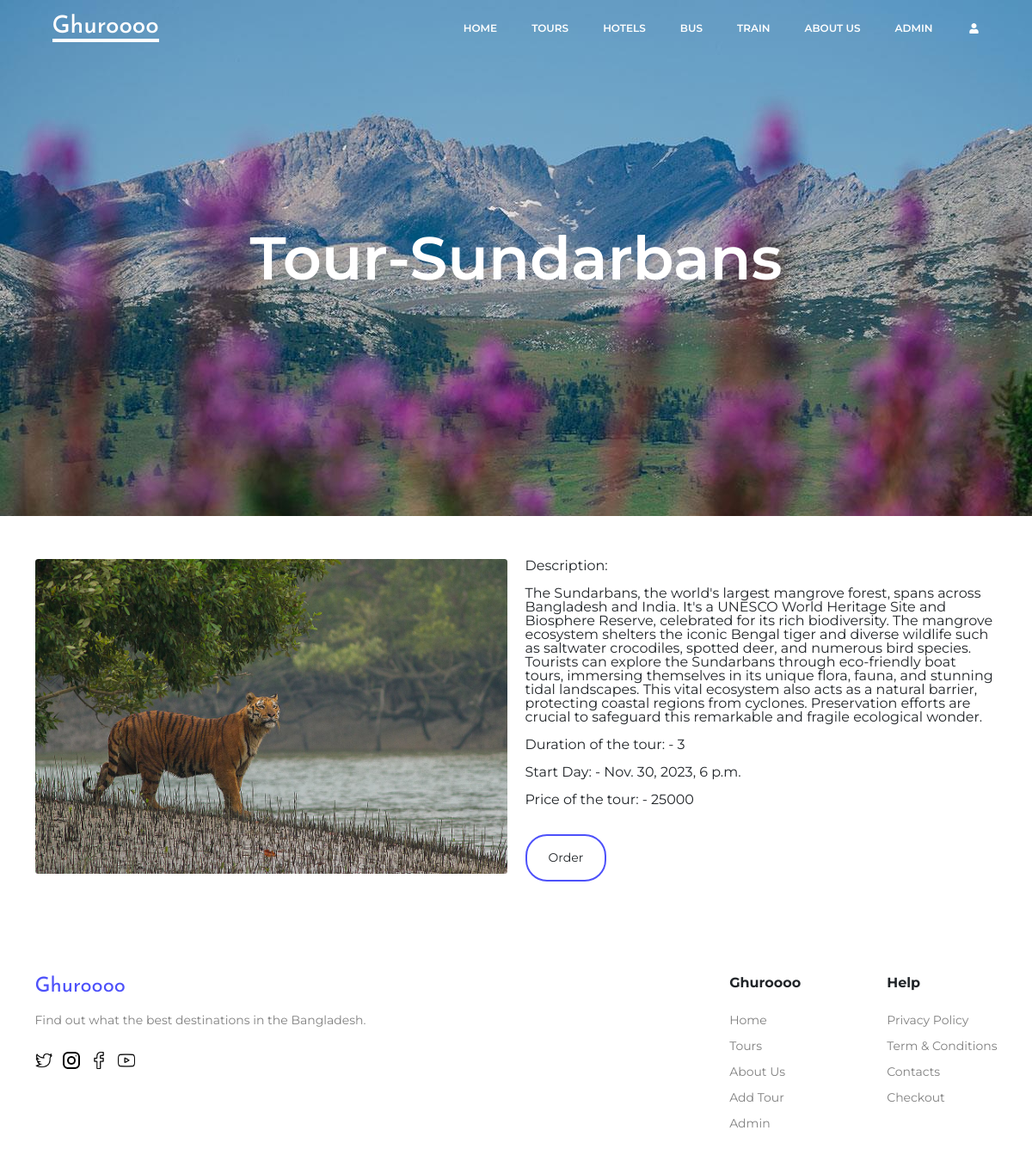
The page /tour/1 on the database its author committed.
### web_tech_django/apps/blog/models.py (models this page shows, shortened)
class Tour(models.Model):
    name = models.CharField('Tour name', max_length=60)
    description = models.TextField('Tour description')
    started = models.DateTimeField('Started date')
    duration = models.IntegerField('Tour duration')
    price = models.IntegerField('Tour price')
    image = models.ImageField('Tour image', upload_to='tours/')

### web_tech_django/apps/blog/views.py (the view)
# urls.py: path('tour/<id>', views.detail_view, name='detail_view'),
def detail_view(request, id):
    tour = Tour.objects.get(id = id)
    return render(request, "blog/detail_view.html", {'tour':tour})

### web_tech_django/templates/blog/detail_view.html (shortened to what this page needs)
{% extends 'base.html' %}
{% load static %}
{% block content %}
    <div class="showcase">
        <div class="container">
            <div class="showcase__text">
                {{ tour.name }}
            </div>
        </div>
    </div>
    <div class="tour" style="margin: 50px 0;">
        <div class="container">
            <div class="row">
                <div class="col-lg-6 ">
                    <img class="img-fluid rounded" src="{% static "uploads/" %}{{ tour.image }}" alt="" height="400px">
                </div>
                <div class="col-lg-6 ">
                    <div class="tour__desc">
                    Description: <br><br> {{ tour.description }}
                    </div>
                    <br>
                    <div > Duration of the tour: - {{ tour.duration }}</div>
                    <br>
                    <div > Start Day: - {{ tour.started }}</div>
                    <br>
                    <div > Price of the tour: - {{ tour.price }}</div>
                    <br>
                    <br>
                    <a href="{% url 'blog:add_to_cart' id=tour.id %}" class="btn">Order</a>
            </div>
            </div>
        </div>
    </div>
{% endblock %}

### web_tech_django/templates/base.html (shortened to what this page needs)
{% load static %}
<!DOCTYPE html>
<html lang="en">
<head>
    <link rel="stylesheet" href="{% static 'blog/css/extra/bootstrap.min.css' %}">
<link
   href="https://cdn.jsdelivr.net/npm/bootstrap@5.0.1/dist/css/bootstrap.min.css"
   rel="stylesheet"
   />
<link rel="stylesheet" href="{% static 'blog/css/index.css' %}">
</head>
<body>
<div class="wrapper">
        <nav id="header" class="navbar navbar-expand-lg navbar-dark fixed-top">
          <div class="container">
            <a href="{% url 'blog:index' %}" class="logo navbar-brand ">Ghuroooo</a>
            <div class="collapse navbar-collapse justify-content-end" id="navmenu">
              <ul class="navbar-nav ms-auto">
                <li class="nav-item">
                  <a href="{% url 'blog:index' %}" class="nav-link {% block active %}{% endblock %}">Home</a>
                </li>
                <li class="nav-item">
                  <a href="{% url 'blog:tours' %}" class="nav-link">Tours</a>
                </li>
                <li class="nav-item">
                  <a href="{% url 'blog:services' %}" class="nav-link">Hotels</a>
                  <li class="nav-item">
                  <a href="{% url 'blog:bus' %}" class="nav-link">Bus</a>
                </li>
                  <li class="nav-item">
                  <a href="{% url 'blog:train' %}" class="nav-link">train</a>
                </li>
                <li class="nav-item">
                  <a href="{% url 'blog:about' %}" class="nav-link">About Us</a>
                </li>
                <li class="nav-item">
                  <a href="{% url 'admin:index' %}" class="nav-link">Admin</a>
                </li>
                <li class="nav-item">
                   <a class="nav-link" href="{% url 'blog:base_admin' %}" role="button"><i class="fa fa-user fa-fw"></i></a>
                </li>
              </ul>
            </div>
          </div>
        </nav>
    <div class="content">
        {% block content %}
	    {% endblock %}
    </div>
    <footer class="footer">
		<div class="container">
			<div class="footer__row">
				<div class="footer__body">
					<div class="footer__logo">
						<a href="{% url 'blog:index' %}">Ghuroooo</a>
					</div>
					<div class="footer__subtitle">Find out what the best destinations in the Bangladesh.</div>
					<div class="footer__soc-media">
						<a href="https://twitter.com/ShafinMahmud12"><img src="{% static 'blog/img/icons/twitter.png' %}" alt=""></a>
						<a href="https://www.instagram.com/shafin.mahmud37/"><img src="{% static 'blog/img/icons/instagram.png' %}" alt=""></a>
						<a href="https://www.facebook.com/shafin.mahmud.37/"><img src="{% static 'blog/img/icons/facebook.png' %}" alt=""></a>
						<a href="https://www.youtube.com/channel/UC8Akp4tW33g0Jii8JBNJy7w"><img src="{% static 'blog/img/icons/youtube.png' %}" alt=""></a>
					</div>
                    {% now "Y" as current_year %}
				</div>
				<div class="footer__links">
					<div class="link-col">
					<div class="link__title">Ghuroooo</div>
						<a href="blog/index.html">Home</a>
						<a href="#">Tours</a>
						<a href="blog/about.html">About Us</a>
                        <a href="{% url 'blog:add_tour' %}">Add Tour</a>
                        <a href="{% url 'blog:base_admin' %}">Admin</a>
					</div>
					<div class="link-col">
						<div class="link__title">Help</div>
						<a href="#">Privacy Policy</a>
						<a href="#">Term & Conditions</a>
                        <a href="{% url 'blog:contact' %}">Contacts</a>
                        <a href="{% url 'blog:checkout' %}">Checkout</a>
					</div>
				</div>
			</div>
		</div>
	</footer>
</div>
</body>
</html>

### web_tech_django/static/blog/css/index.css (style rules this page uses)
* { padding:0;margin:0;border:0; }
*,*:before,*:after { -moz-box-sizing:border-box;-webkit-box-sizing:border-box;box-sizing:border-box; }
nav,footer,header,aside { display:block; }
html,body { height:100%;width:100%;font-size:100%;line-height:1;font-size:14px;-ms-text-size-adjust:100%;-moz-text-size-adjust:100%;-webkit-text-size-adjust:100%; }
a,a:visited { text-decoration:none; }
ul li { list-style:none; }
img { vertical-align:top; }
body { margin: 0; padding: 0; background-color: #fff; font-family: 'Montserrat', sans-serif; font-size: 16px; -webkit-transition: 0.5s; -o-transition: 0.5s; transition: 0.5s; }
.btn { padding: 15px 25px; text-align: center; border: 2px solid #4d51fa; border-radius: 25px; transition: 0.5s; }
.wrapper { min-height: 100%; overflow: hidden; display: flex; flex-direction: column; transition: 0.5s; }
.content { flex: 1 1 auto; }
#header a { padding: 20px; color: #fff; }
.logo { font-family: "Josefin Sans"; font-size: 30px; color: #4d51fa; }
.footer { padding: 60px 0; }
.footer__row { display: flex; justify-content: space-between; }
.footer__logo a { font-family: 'Josefin Sans', sans-serif; font-size: 24px; color: #4d51fa; }
.footer__logo { padding-bottom: 20px; }
.footer__soc-media { margin: 30px 0; }
.footer__subtitle { font-size: 14px; color: gray; }
.footer__soc-media a { padding-right: 8px; }
.footer__soc-media img { width: 20px; }
.footer__links { display: flex; }
.link-col { display: flex; flex-direction: column; padding-left: 100px; }
.link-col:first-child { padding-left: 0; }
.link__title { font-size: 16px; font-weight: 700; padding-bottom: 20px; }
.link-col a { font-size: 14px; padding: 8px 0; color: gray; }
.showcase { height: 600px; background-image: url(../img/showcase.jpg); background-repeat: no-repeat; background-size: cover; -webkit-transition: 0.5s; -o-transition: 0.5s; transition: 0.5s; display: flex; align-items: center; justify-content: center; }
.showcase__text { color: #fff; font-size: 70px; font-weight: 600; text-align: center; }
#header a { padding: 0; margin: 10px 20px; transition: 0.2s; }
.logo { font-size: 28px; font-weight: 500; margin-bottom: 0; border-bottom: 6px solid #fff; border-bottom-width: 4px; }
.nav-item { text-transform: uppercase; font-size: 12px; font-weight: 600; }

### rows shown on the page
Tour: name "Tour-Sundarbans", image (picture), description "The Sundarbans, the world's largest mangrove forest, spans across Bangladesh and India. It's a UNESCO World Heritage Site and Biosphere Reserve, celebrated for its rich biodiversity. The mangrove ecosystem shelters the iconic Bengal tiger and diverse wildlife such as saltwater crocodiles, spotted deer, and numerous bird species. Tourists can explore the Sundarbans through eco-friendly boat tours, immersing themselves in its unique flora, fauna, and stunning tidal landscapes. This vital ecosystem also acts as a natural barrier, protecting coastal regions from cyclones. Preservation efforts are crucial to safeguard this remarkable and fragile ecological wonder.", duration "3", started "Nov. 30, 2023, 6 p.m.", price "25000"
